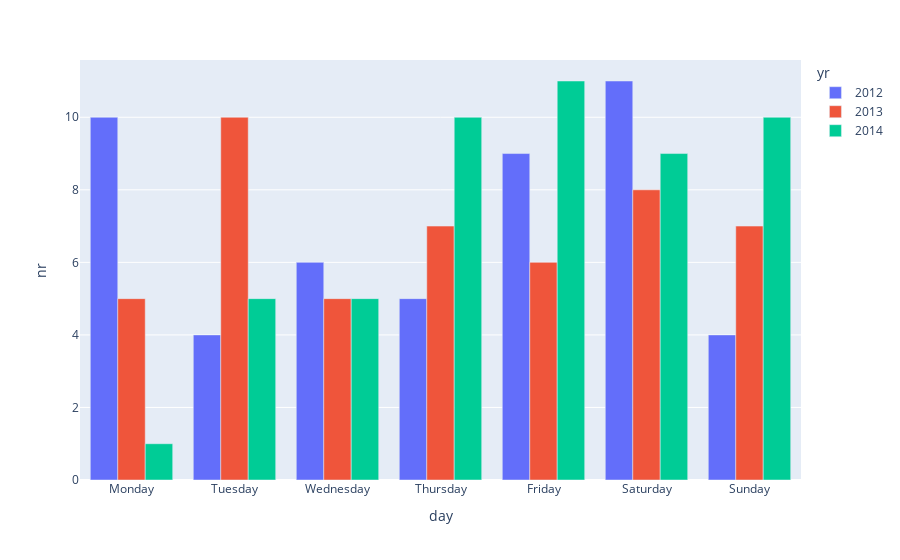

This figure's notebook cell:
### Markdown cell above
Remarks:
- (1) We create an array (actually, a pandas index) that stores the day of the week in their proper order (Monday-Sunday).
- (5) In order to use `unstack` in (6) we have to set the index to day and year. (`unstack` operates on a (multi-)index.)
- (7) We re-index to sort the result in the proper order.

### Code cell
(
    df
    .astype({'yr': str})
    .plot(x='day', y='nr', color='yr', barmode='group', kind='bar')
)

### Figure 1 — Plotly figure (JSON) as saved in the notebook; plotly's stock layout.template omitted (floating-point values rounded to 4 significant figures)
{"data": [{"alignmentgroup": "True", "hovertemplate": "yr=2012<br>day=%{x}<br>nr=%{y}<extra></extra>", "legendgroup": "2012", "marker": {"color": "#636efa", "pattern": {"shape": ""}}, "name": "2012", "offsetgroup": "2012", "orientation": "v", "showlegend": true, "textposition": "auto", "type": "bar", "x": ["Monday", "Tuesday", "Wednesday", "Thursday", "Friday", "Saturday", "Sunday"], "xaxis": "x", "y": [10, 4, 6, 5, 9, 11, 4], "yaxis": "y"}, {"alignmentgroup": "True", "hovertemplate": "yr=2013<br>day=%{x}<br>nr=%{y}<extra></extra>", "legendgroup": "2013", "marker": {"color": "#EF553B", "pattern": {"shape": ""}}, "name": "2013", "offsetgroup": "2013", "orientation": "v", "showlegend": true, "textposition": "auto", "type": "bar", "x": ["Monday", "Tuesday", "Wednesday", "Thursday", "Friday", "Saturday", "Sunday"], "xaxis": "x", "y": [5, 10, 5, 7, 6, 8, 7], "yaxis": "y"}, {"alignmentgroup": "True", "hovertemplate": "yr=2014<br>day=%{x}<br>nr=%{y}<extra></extra>", "legendgroup": "2014", "marker": {"color": "#00cc96", "pattern": {"shape": ""}}, "name": "2014", "offsetgroup": "2014", "orientation": "v", "showlegend": true, "textposition": "auto", "type": "bar", "x": ["Monday", "Tuesday", "Wednesday", "Thursday", "Friday", "Saturday", "Sunday"], "xaxis": "x", "y": [1, 5, 5, 10, 11, 9, 10], "yaxis": "y"}], "layout": {"barmode": "group", "legend": {"title": {"text": "yr"}, "tracegroupgap": 0}, "margin": {"t": 60}, "xaxis": {"anchor": "y", "domain": [0, 1], "title": {"text": "day"}}, "yaxis": {"anchor": "x", "domain": [0, 1], "title": {"text": "nr"}}}}
